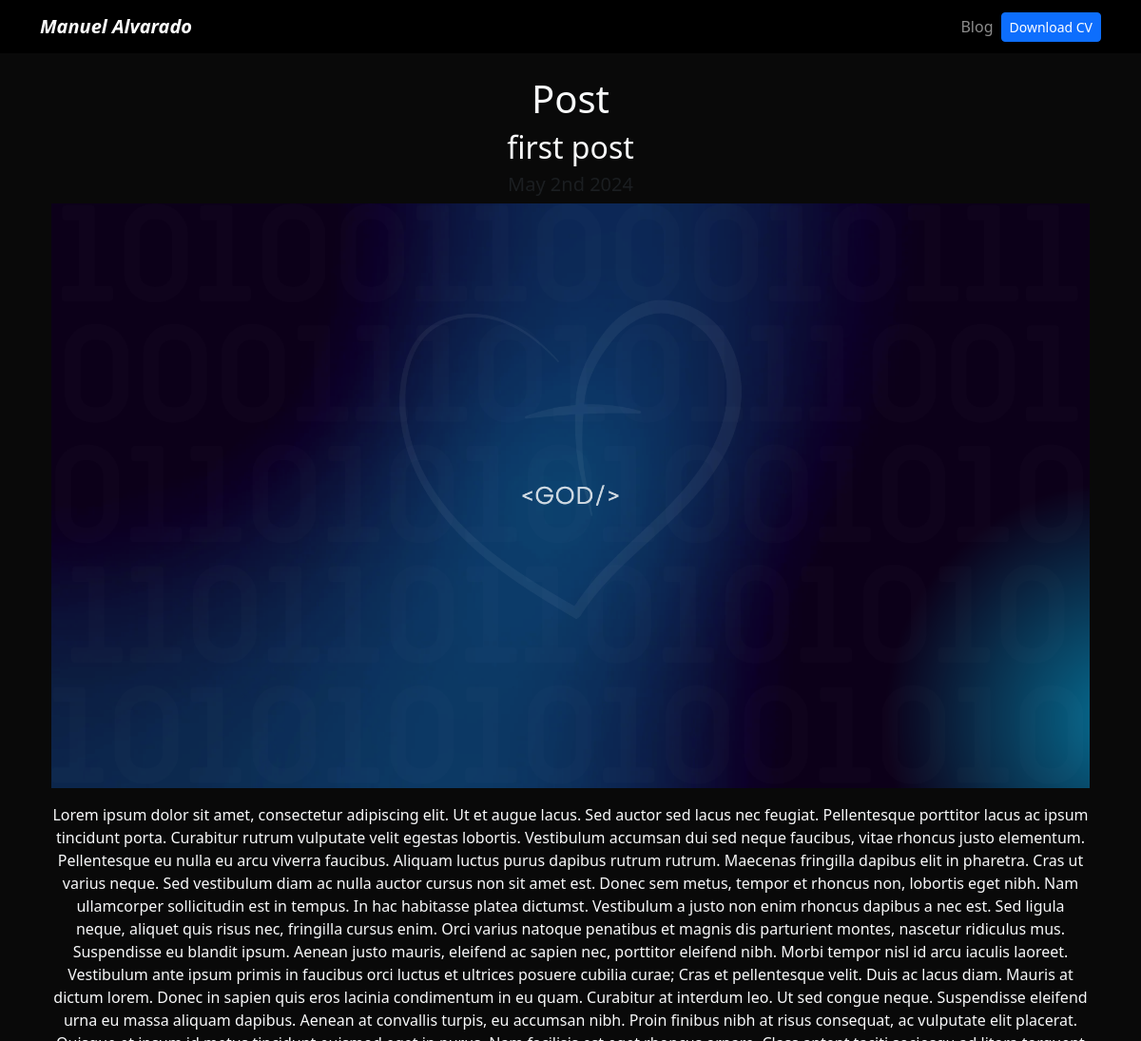
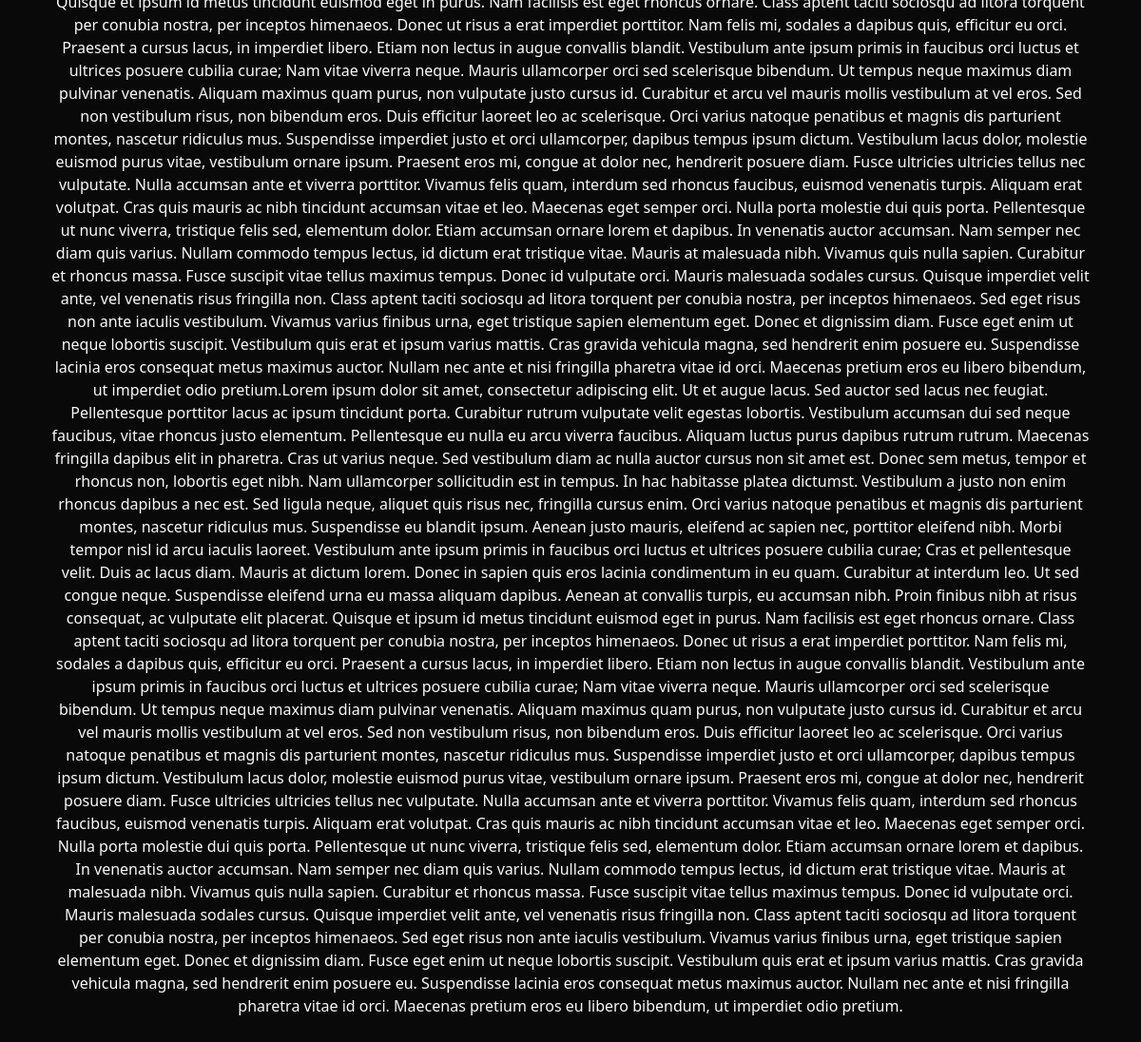
Page /blog/1/ on the committed database (2 pictures, top to bottom).
### blog/models.py (models this page shows)
class post(models.Model):
    title = models.CharField(max_length=100)
    description = models.TextField()
    date = models.DateField(datetime.date.today())
    image = models.ImageField(upload_to='blog/images/')

### blog/views.py (the view)
# urls.py: path('<int:post_id>/', post_detail, name='post_detail')
def post_detail(request, post_id):
    post_object = get_object_or_404(post, pk=post_id)
    return render(request, 'post_detail.html', {'post': post_object})

### blog/templates/post_detail.html
{% extends 'layout.html' %} {% block content%}
<div class="text-center">
    <h1>Post</h1>
<h2>{{ post.title }}</h2>
<h3 class="my-2 h5 text-muted">{{ post.date|date:'F jS Y' }}</h3>
<img class="img-fluid" src="{{ post.image.url }}" alt="{{ post.title }}" />
<div class="my-3">
<p>{{ post.description|safe }}</p>
</div>
</div>
{% endblock %}

### portfolio/static/main.css (style rules this page uses)
body { background: #090909; }

### rows in the picture
post: title "first post", date "May 2nd 2024", image (picture), description "Lorem ipsum dolor sit amet, consectetur adipiscing elit. Ut et augue lacus. Sed auctor sed lacus nec feugiat. Pellentesque porttitor lacus ac ipsum tincidunt porta. Curabitur rutrum vulputate velit egestas lobortis. Vestibulum accumsan dui sed neque faucibus, vitae rhoncus justo elementum. Pellentesque eu nulla eu arcu viverra faucibus. Aliquam luctus purus dapibus rutrum rutrum. Maecenas fringilla dapibus elit in pharetra. Cras ut varius neque. Sed vestibulum diam ac nulla auctor cursus non sit amet est. Donec sem metus, tempor et rhoncus non, lobortis eget nibh. Nam ullamcorper sollicitudin est in tempus. In hac habitasse platea dictumst. Vestibulum a justo non enim rhoncus dapibus a nec…"
